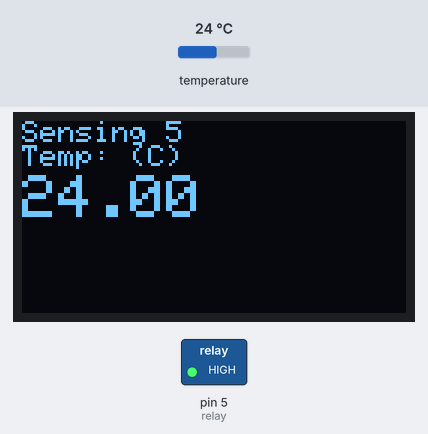
The sketch below on a simulated Arduino Uno, built with avr-gcc and run on an emulated ATmega328P. Parts: 128×64 one-colour display, switched loads named in the sketch (green lamp = pin HIGH). The test bench sets the inputs (shaded band); at power-on: temperature 24 °C. The display library's start-up logo is not drawn; pins used as bus, display or sensor lines are not drawn; what the sketch prints to the serial monitor is not drawn.

Above: at 1.9 s.
At 11.1 s:
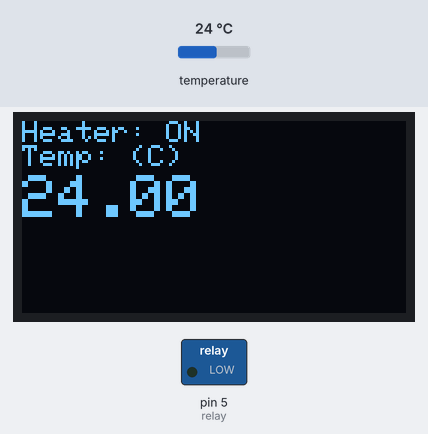
11.2 s: temperature set to 36.5 °C
At 14.5 s:
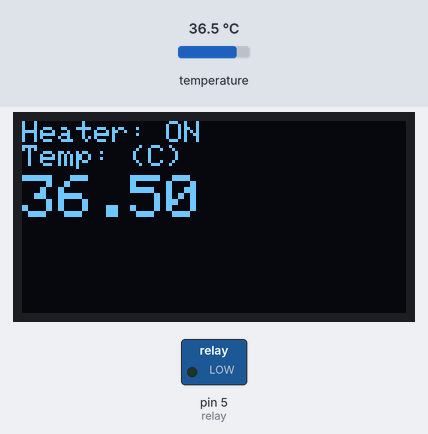
14.8 s: temperature set to 37.4 °C
At 16.7 s:
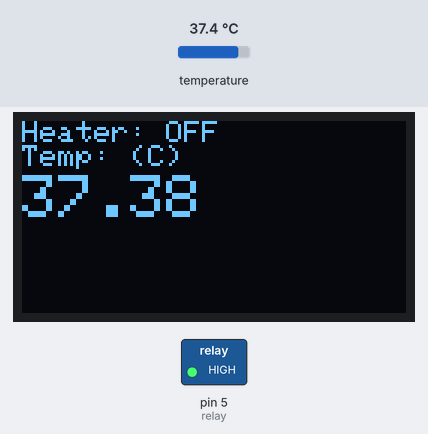
17.6 s: temperature set to 36.1 °C
At 19.8 s:
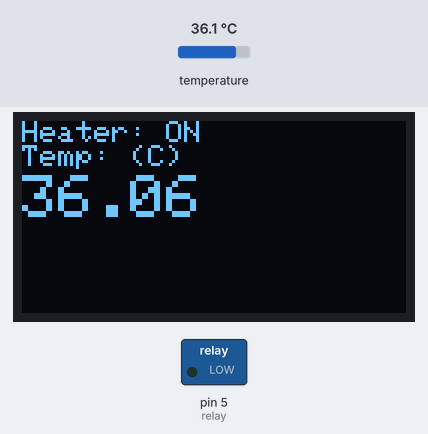
Timing chart, 0 to 21.3 s (numbered marks = the images above; inputs shaded):
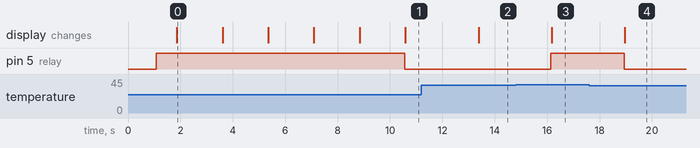

Measured:
- the behaviour switches between 36.9 and 37 °C on temperature (found by bisection; images 2 and 3)
- the behaviour switches between 36.6 and 36.5 °C on temperature (found by bisection; images 3 and 4)
- after the input at 11.2 s, the display: changes after 2.2 s (image 2)
- after the input at 14.8 s, pin 5 (relay): LOW → HIGH after 1.3 s; the display: changes after 1.4 s (image 3)
- after the input at 17.6 s, pin 5 (relay): HIGH → LOW after 1.3 s; the display: changes after 1.4 s (image 4)
- what the display in image 0 shows lasts 1.7 s, from 1.9 s to 3.6 s

The sketch:

ardy.ino
```cpp
#include <SPI.h>
#include <Wire.h>
#include <Adafruit_GFX.h>
#include <Adafruit_SSD1306.h>
#include <OneWire.h>
#include <DallasTemperature.h>
#define OLED_MOSI  11                   //D1
#define OLED_CLK   12                   //D0
#define OLED_DC    9
#define OLED_CS    8
#define OLED_RESET 10
#define ONE_WIRE_BUS 2

const int screen_power = 4;                // Use one of the digital pins as a power pin for the screen
const int Thermometer = 2;              //Thermometer plugged into digital slot #2
int relay = 5;                          // define the relay pin
float temp = 0.0;                       // initialize temp to zero
float invalidFlo = -127.00;
float setpoint = 37.0;                  // Desired temperature setpoint
float differential = 0.5;               // difference between the setpoint and the desired temp for the relay to kick on
String heat = "Heater: OFF";

Adafruit_SSD1306 display(OLED_MOSI, OLED_CLK, OLED_DC, OLED_RESET, OLED_CS);
OneWire oneWire(ONE_WIRE_BUS);
DallasTemperature sensors(&oneWire);


void setup() {
  Serial.begin(9600);
  sensors.begin();
  display.begin(SSD1306_SWITCHCAPVCC);
  display.display();
  delay(1000);
  display.clearDisplay();
  display.setTextColor(WHITE);
  pinMode(relay,OUTPUT);
  pinMode(screen_power, OUTPUT);
  digitalWrite (screen_power, HIGH);     // turn power to the screen on
  digitalWrite (relay, HIGH);           // set the relay to off
  sensing();
}


void loop() {

  sensors.requestTemperatures();
  temp = sensors.getTempCByIndex(0);

  while (temp == invalidFlo){
    temp = sensors.getTempCByIndex(0);
  }
  if(temp == invalidFlo){
    Serial.println("-127 ERROR");
  }
  if(temp >= setpoint){
    digitalWrite(relay, HIGH);        // turn relay off NOTE: high is off
    heat = "Heater: OFF";
}
  if(temp <= setpoint - differential){
    digitalWrite(relay, LOW);        // turn relay on
    heat = "Heater: ON";
}
  printToDisplay(heat, "Temp: (C) ", temp, false, 0);

  Serial.print(temp);
  Serial.print(" ");
  Serial.println(heat);

  delay(2000);
}
void sensing(){
  for(int i=5;i!=0;i--){
    sensors.requestTemperatures();    // Get temperature from sensor
    temp = sensors.getTempCByIndex(0);// Sort by index, since we only have one sensor it is index 0
    Serial.print("Temp, ");           // Print temperature to Serial Monitor
    Serial.print(temp);

    printToDisplay("Sensing ", "Temp: (C)", temp, true, i); // Call printToDisplay function

    Serial.print(" i = ");           // Print to Serial Monitor
    Serial.println(i);
    delay(950);
  }
  Serial.println("Sensing Completed");
}

void printToDisplay(String firstLine, String secondLine, float temp, bool sensing, int delayTime){
  display.clearDisplay();             // Clear the display
  display.setCursor(0,0);             // Start in top left corner
  display.setTextSize(1);             // Set text size
  display.print(firstLine);           // Print the first line string
  if(sensing){                        // Print countdown
    display.print(delayTime);
  }
  display.setCursor(0,8);            // Move cursor to second line
  display.print(secondLine);          // Print the second line string
  display.setTextSize(2);             // Change text size
  display.setCursor(0,18);            // Move the cursor to the third line
  display.print(temp);                // Print the temperature
  display.display();                  // Send changes to display
}

// Screen Notes:
// https://github.com/jandelgado/arduino/wiki/SSD1306-based-OLED-connected-to-Arduino
// https://github.com/jandelgado/arduino/blob/master/ssd1306_sample_adafruit/ssd1306_sample_adafruit.ino

// Temperature Sensor Notes:
// https://create.arduino.cc/projecthub/TheGadgetBoy/ds18b20-digital-temperature-sensor-and-arduino-9cc806

// Heater Relay Notes:
// https://randomnerdtutorials.com/guide-for-relay-module-with-arduino/
// https://www.ebay.com/itm/2PCS-1-Channel-DC-5V-Relay-Switch-Board-Module-for-Arduino-Raspberry-Pi-ARM-AVR/322465448278?hash=item4b14704156:g:dzgAAOSwSlBY2bTH
```
